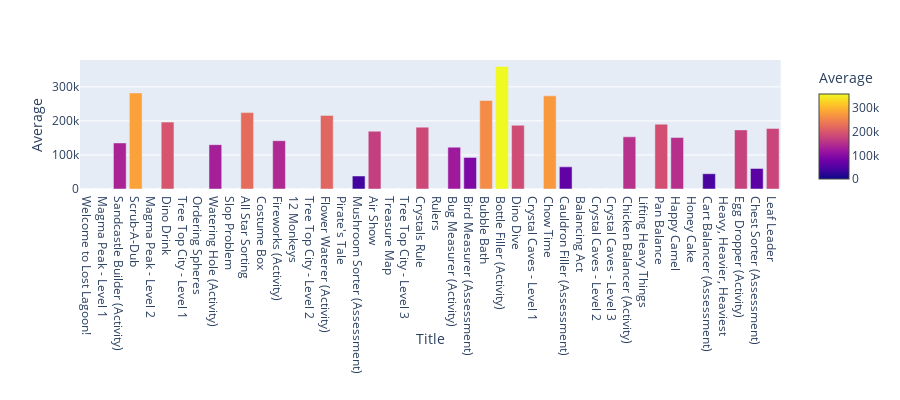

The code cell stored with this chart in its notebook:
### Code cell
avg_time=[]
title_=[]
for i in train.title.unique():
    title_.append(i)
    avg_time.append(train.loc[train['title'] ==i]['game_time'].mean())
    
Avg_Timeplayed=pd.DataFrame()
Avg_Timeplayed['Title']=title_
Avg_Timeplayed['Average']=avg_time

fig = px.bar(Avg_Timeplayed, x='Title', y='Average',
             hover_data=['Average'], color='Average',
             labels={'pop':'Average time played on each titles'}, height=400)
fig.show()

### Figure 1 — Plotly figure (JSON) as saved in the notebook; plotly's stock layout.template omitted (floating-point values rounded to 4 significant figures)
{"data": [{"alignmentgroup": "True", "customdata": [[0], [0], [135300.0], [282000.0], [0], [196500.0], [0], [0], [130300.0], [0], [224400.0], [0], [141900.0], [0], [0], [216200.0], [0], [38160.0], [169600.0], [0], [0], [181700.0], [0], [122800.0], [92830.0], [259900.0], [359900.0], [187100.0], [0], [273600.0], [65030.0], [0], [0], [0], [153200.0], [0], [190400.0], [151300.0], [0], [44890.0], [0], [173600.0], [60380.0], [177900.0]], "hoverlabel": {"namelength": 0}, "hovertemplate": "Title=%{x}<br>Average=%{marker.color}", "legendgroup": "", "marker": {"color": [0, 0, 135300.0, 282000.0, 0, 196500.0, 0, 0, 130300.0, 0, 224400.0, 0, 141900.0, 0, 0, 216200.0, 0, 38160.0, 169600.0, 0, 0, 181700.0, 0, 122800.0, 92830.0, 259900.0, 359900.0, 187100.0, 0, 273600.0, 65030.0, 0, 0, 0, 153200.0, 0, 190400.0, 151300.0, 0, 44890.0, 0, 173600.0, 60380.0, 177900.0], "coloraxis": "coloraxis"}, "name": "", "offsetgroup": "", "orientation": "v", "showlegend": false, "textposition": "auto", "type": "bar", "x": ["Welcome to Lost Lagoon!", "Magma Peak - Level 1", "Sandcastle Builder (Activity)", "Scrub-A-Dub", "Magma Peak - Level 2", "Dino Drink", "Tree Top City - Level 1", "Ordering Spheres", "Watering Hole (Activity)", "Slop Problem", "All Star Sorting", "Costume Box", "Fireworks (Activity)", "12 Monkeys", "Tree Top City - Level 2", "Flower Waterer (Activity)", "Pirate's Tale", "Mushroom Sorter (Assessment)", "Air Show", "Treasure Map", "Tree Top City - Level 3", "Crystals Rule", "Rulers", "Bug Measurer (Activity)", "Bird Measurer (Assessment)", "Bubble Bath", "Bottle Filler (Activity)", "Dino Dive", "Crystal Caves - Level 1", "Chow Time", "Cauldron Filler (Assessment)", "Balancing Act", "Crystal Caves - Level 2", "Crystal Caves - Level 3", "Chicken Balancer (Activity)", "Lifting Heavy Things", "Pan Balance", "Happy Camel", "Honey Cake", "Cart Balancer (Assessment)", "Heavy, Heavier, Heaviest", "Egg Dropper (Activity)", "Chest Sorter (Assessment)", "Leaf Leader"], "xaxis": "x", "y": [0, 0, 135300.0, 282000.0, 0, 196500.0, 0, 0, 130300.0, 0, 224400.0, 0, 141900.0, 0, 0, 216200.0, 0, 38160.0, 169600.0, 0, 0, 181700.0, 0, 122800.0, 92830.0, 259900.0, 359900.0, 187100.0, 0, 273600.0, 65030.0, 0, 0, 0, 153200.0, 0, 190400.0, 151300.0, 0, 44890.0, 0, 173600.0, 60380.0, 177900.0], "yaxis": "y"}], "layout": {"barmode": "relative", "coloraxis": {"colorbar": {"title": {"text": "Average"}}, "colorscale": [[0, "#0d0887"], [0.1111, "#46039f"], [0.2222, "#7201a8"], [0.3333, "#9c179e"], [0.4444, "#bd3786"], [0.5556, "#d8576b"], [0.6667, "#ed7953"], [0.7778, "#fb9f3a"], [0.8889, "#fdca26"], [1, "#f0f921"]]}, "height": 400, "legend": {"tracegroupgap": 0}, "margin": {"t": 60}, "xaxis": {"anchor": "y", "domain": [0, 0.98], "title": {"text": "Title"}}, "yaxis": {"anchor": "x", "domain": [0, 1], "title": {"text": "Average"}}}}
